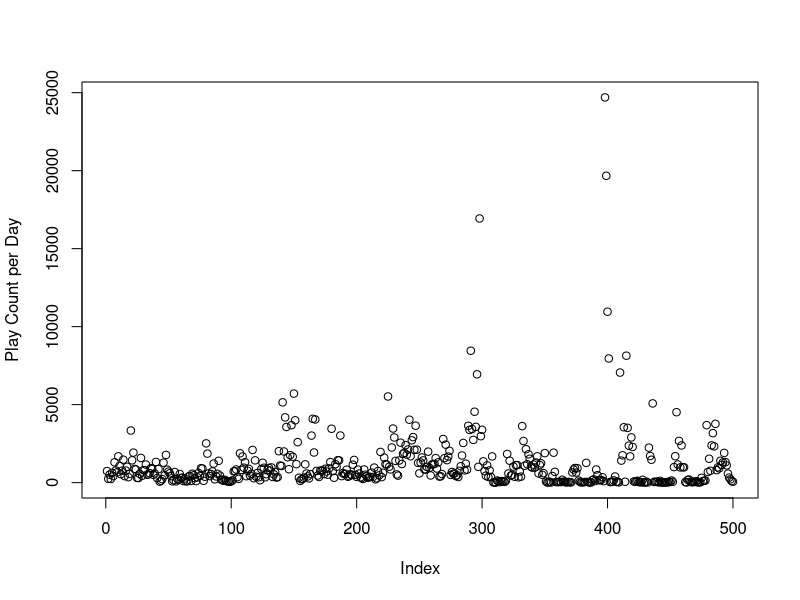
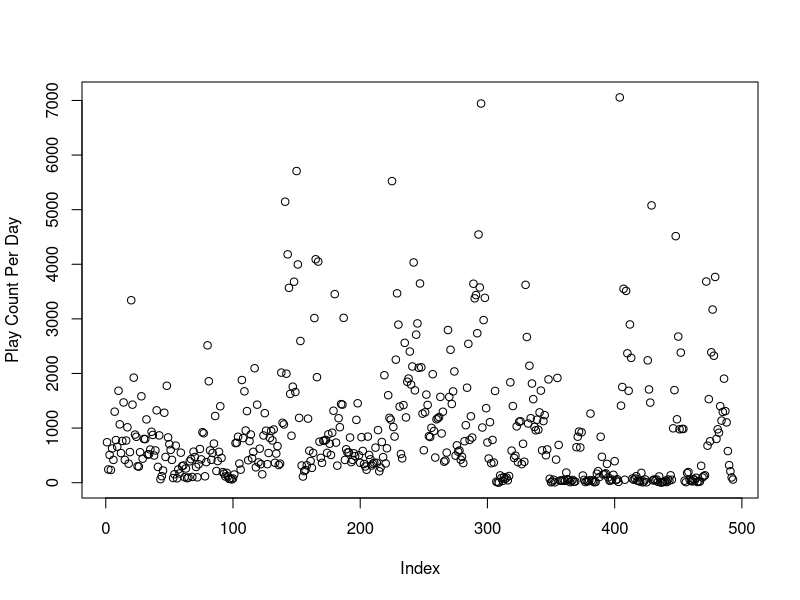
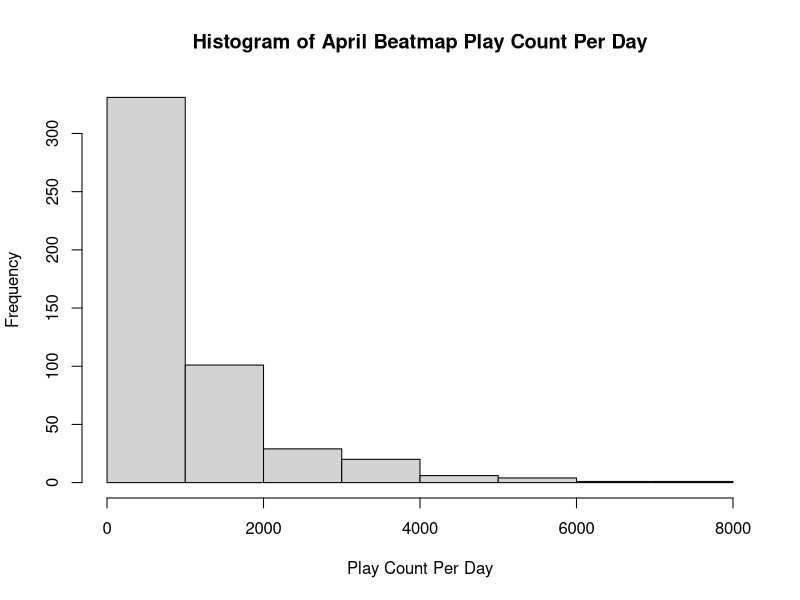
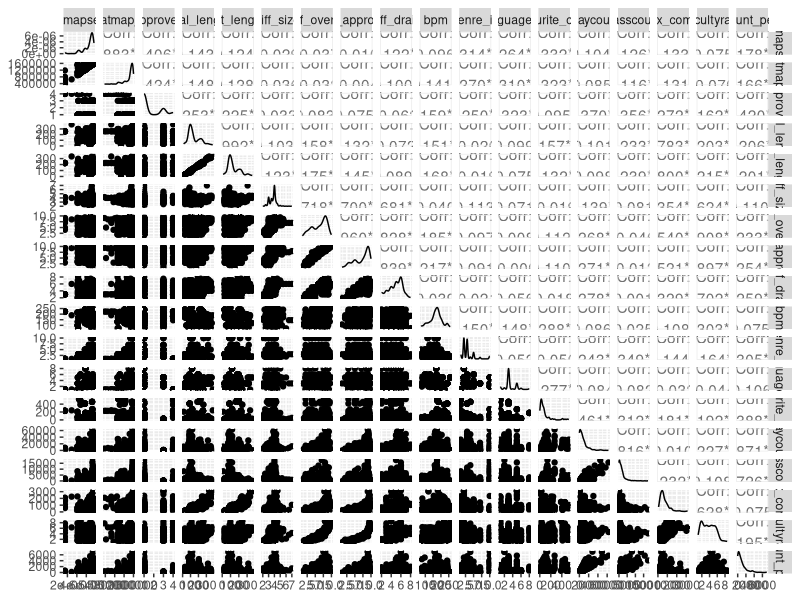

These figures' R source, in order:
## ---- chunk 1
library(GGally)
## ---- chunk 2
# Loading the CSV file as a dataframe
april.beatmaps.csv <- read.csv(file = "mostRecent500BeatmapStatisticApril.csv", header = TRUE)
april.beatmaps.dataframe <- as.data.frame(april.beatmaps.csv)
## ---- chunk 3
data.collected.date <- as.Date("4/15/2018",format='%m/%d/%Y')
date.diff <- data.collected.date - as.Date(april.beatmaps.dataframe$approved_date)
date.diff.as.numeric <- as.numeric(date.diff)
playcount_per_day <- april.beatmaps.dataframe$playcount / date.diff.as.numeric
april.beatmaps.dataframe <- data.frame(april.beatmaps.dataframe,playcount_per_day)
april.beatmaps.dataframe
## ---- chunk 4
summary(april.beatmaps.dataframe)
## ---- chunk 5
plot(april.beatmaps.dataframe$playcount_per_day,
     ylab = "Play Count per Day")
## ---- chunk 6
# We classify data that are three standard deviations away from mean to be outliers
april.beatmap.play.count.per.day.std.dev <- sd(april.beatmaps.dataframe$playcount_per_day)
april.beatmap.play.count.per.day.mean <- mean(april.beatmaps.dataframe$playcount_per_day)
outlier.higher.limit <- april.beatmap.play.count.per.day.mean + 3 * april.beatmap.play.count.per.day.std.dev
outlier.lower.limit <- april.beatmap.play.count.per.day.mean - 3 * april.beatmap.play.count.per.day.std.dev
high.outliers <- april.beatmaps.dataframe[april.beatmaps.dataframe$playcount_per_day > outlier.higher.limit,]
low.outliers <- april.beatmaps.dataframe[april.beatmaps.dataframe$playcount_per_day < outlier.lower.limit,]
high.outliers
low.outliers
## ---- chunk 7
write.csv(high.outliers,"outliers.csv")
## ---- chunk 8
april.beatmaps.dataframe.outliers.removed <- april.beatmaps.dataframe[april.beatmaps.dataframe$playcount_per_day < outlier.higher.limit,]
plot(april.beatmaps.dataframe.outliers.removed$playcount_per_day,
     ylab = "Play Count Per Day")
## ---- chunk 9
hist(april.beatmaps.dataframe.outliers.removed$playcount_per_day,
     main = "Histogram of April Beatmap Play Count Per Day",
     xlab = "Play Count Per Day")
## ---- chunk 10
col.to.drop <- c("version","file_md5","approved_date","last_update","artist","title","creator","source","tags","mode")
april.beatmaps.dataframe.outliers.removed.and.text.feature.removed <- april.beatmaps.dataframe.outliers.removed[, !(names(april.beatmaps.dataframe.outliers.removed) %in% col.to.drop)]
april.beatmaps.dataframe.outliers.removed.and.text.feature.removed
## ---- chunk 11
ggpairs(april.beatmaps.dataframe.outliers.removed.and.text.feature.removed)
## ---- chunk 12
cor(april.beatmaps.dataframe.outliers.removed.and.text.feature.removed$total_length, april.beatmaps.dataframe.outliers.removed.and.text.feature.removed$hit_length)
cor(april.beatmaps.dataframe.outliers.removed.and.text.feature.removed$playcount, april.beatmaps.dataframe.outliers.removed.and.text.feature.removed$passcount)
cor(april.beatmaps.dataframe.outliers.removed.and.text.feature.removed$playcount,
    april.beatmaps.dataframe.outliers.removed.and.text.feature.removed$favourite_count)
